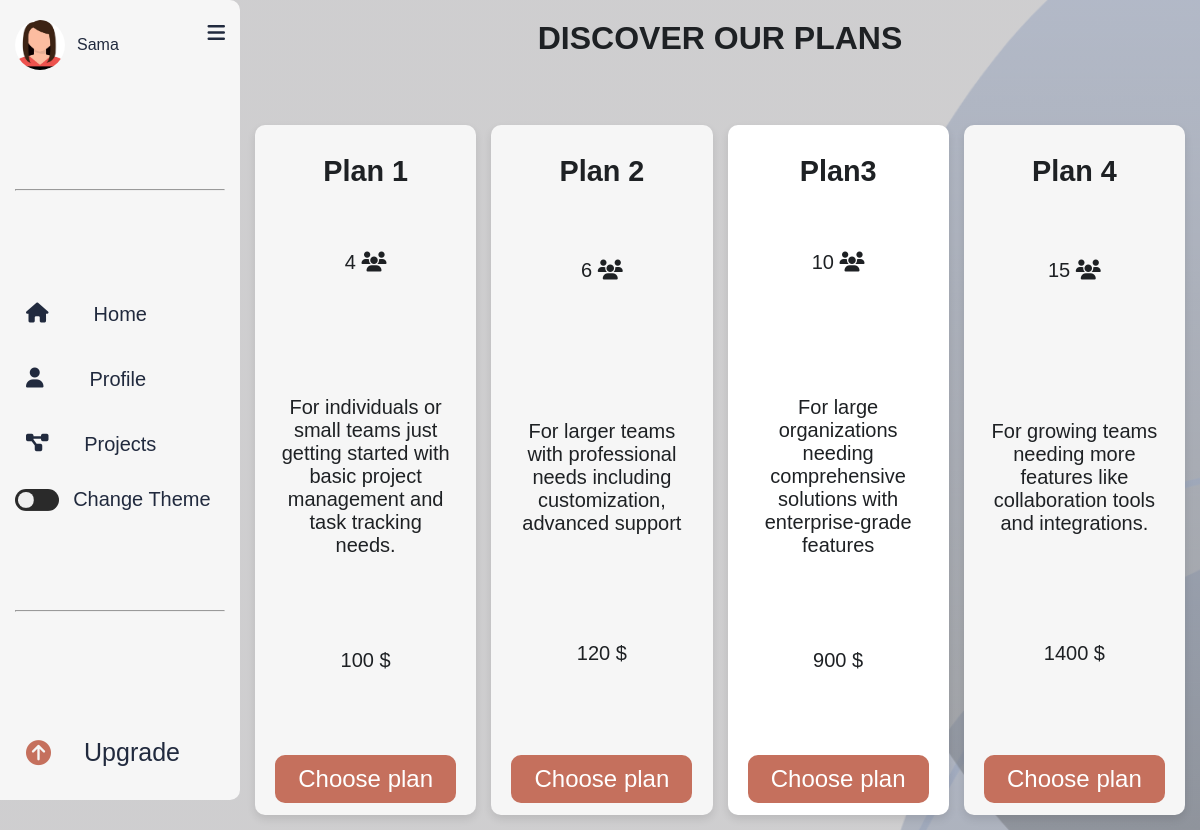
The page /plans.php (signed in) on the database its author committed.
### tables this page shows
CREATE TABLE `user` (
  `user_id` int(11) NOT NULL,
  `user_name` varchar(255) NOT NULL,
  `user_email` varchar(255) NOT NULL,
  `user_phone` varchar(255) NOT NULL,
  `user_password` varchar(255) NOT NULL,
  `avatar_id` int(11) NOT NULL,
  `role_id` int(11) NOT NULL,
  `plan_id` int(11) DEFAULT NULL,
  `gender` varchar(255) NOT NULL
);

CREATE TABLE `avatar` (
  `avatar_id` int(11) NOT NULL,
  `avatar_name` varchar(255) NOT NULL,
  `avatar_image` longtext NOT NULL
);

CREATE TABLE `plan` (
  `plan_id` int(11) NOT NULL,
  `plan_name` varchar(255) NOT NULL,
  `members` int(11) NOT NULL,
  `price` float NOT NULL,
  `description` varchar(255) NOT NULL
);

### plans.php (the view, shortened to what this page needs)
<?php
include('connect.php');
$select = "SELECT * FROM `plan`";
$run = mysqli_query($connect, $select);
?>
<!DOCTYPE html>
<html lang="en">
<head>
    <link rel="stylesheet" href="https://cdnjs.cloudflare.com/ajax/libs/font-awesome/6.5.2/css/all.min.css"
 />
    <link rel="stylesheet" href="css/theplans.css">
</head>
<body>
    <div class="plans-container">
        <?php
         if(isset($_SESSION['user_id'])){
            include('theside.php');
        }else{
            include('navBar.php');
        }?>
        <div class="restPlans" id="mainDiv">
            <div class="all-plans-up">
                <div class="title">
                    <?php if(isset($_SESSION['user_id'])){ ?>
                    <h1>DISCOVER OUR PLANS</h1>
                    <?php }else{} ?>
                </div>
                <div class="slide">
                    <?php
                    foreach ($run as $key) { ?>
                        <div class="card-common card">
                            <h4><?php echo $key['plan_name'] ?></h4>
                            <p class="member"> <?php echo $key['members'] ?> <i class="fa-solid fa-users"></i></p>
                            <p><?php echo $key['description']; ?></p>
                            <p class="price"> <?php echo $key['price'] ?> $</p>
                            <?php if(isset($_SESSION['user_id'])){ ?>
                            <a href="pay.php?plan=<?php echo $key['plan_id']; ?>">Choose plan</a>
                            <?php } else{}?>
                        </div>
                    <?php } ?>
                </div>
            </div>
        </div>
    </div>
</body>
</html>

### theside.php (shortened to what this page needs)
<?php
include('connect.php');
if(isset($_SESSION['user_id'])){
$user_id = $_SESSION['user_id'];
$select = "SELECT * FROM `user`JOIN `avatar` ON `user`.`avatar_id`=`avatar`.`avatar_id` WHERE `user_id`='$user_id'";
$run_select = mysqli_query($connect, $select);
$select_plan = "SELECT plan_id FROM user WHERE user_id = $user_id";
$result = mysqli_query($connect, $select_plan);
$fetch_plan = mysqli_fetch_assoc($result);
$plan_id = $fetch_plan['plan_id'];
?>
<!DOCTYPE html>
<html lang="en">
<head>
    <link rel="stylesheet" href="https://cdnjs.cloudflare.com/ajax/libs/font-awesome/6.6.0/css/all.min.css"
 />
    <link rel="stylesheet" href="css/theside.css">
</head>
<body>
    <div class="side-nav-all">
        <div class="my-side-nav" id="sideNav">
            <div class="top">
                <div class="side-acc">
                    <?php foreach ($run_select as $data) { ?>
                        <div class="user-img"><img src="<?php echo 'img/' . $data['avatar_image']; ?>"
                                alt="<?php echo $data['avatar_image']; ?>"></div>
                        <p> <?php echo $data['user_name']; ?> </p>
                    <?php } ?>
                </div>
                <i class="fa-bars fa-solid btn-side btn-lg" id="toggleBtn"></i>
            </div>
            <hr class="break">
            <div class="middle">
                <div class="side-icons">
                    <a href="home.php" class="items">
                        <i class="fa-home fa-solid"></i>
                        <p>Home</p>
                    </a>
                </div>
                <div class="side-icons">
                    <a href="profileU.php" class="items">
                        <i class="fa-solid fa-user"></i>
                        <p>Profile</p>
                    </a>
                </div>
                <div class="side-icons">
                    <a href="projects.php" class="items">
                        <i class="fa-diagram-project fa-solid"></i>
                        <p>Projects</p>
                    </a>
                </div>
                <div class="side-icons ">
                    <input type="checkbox" class="theme-checkbox" id="theme-toggle">
                    <p>Change Theme</p>
                </div>
            </div>
            <hr class="break">
            <div class="logout">
                <?php if (!is_null($plan_id) && $plan_id !== ''): ?>
                    <div class="logout-cont">
                        <a href="upgrade.php">
                            <i class="fa-solid fa-circle-arrow-up"></i>
                            <p>Upgrade</p>
                        </a>
                    </div>
                <?php endif; ?>
            </div>
        </div>
    </div>
</body>
</html>
<?php } ?>

### css/theplans.css (style rules this page uses)
* { margin: 0; padding: 0; box-sizing: border-box; font-family: Arial, Helvetica, sans-serif; text-decoration: none; }
.plans-container { width: 100%; display: flex; justify-content: space-between; width: 100%; }
.restPlans { width: 80%; }
.slide { justify-content: center; display: flex; flex-wrap: wrap; min-height: 90vh; margin-top: 30px; }
.all-plans-up { width: 100%; }
.slide { box-sizing: border-box; text-align: center; padding: 15px; font-size: 24px; gap: 15px; }
.slide a { background-color: #c5705d; color: white; border: none; padding: 10px; cursor: pointer; width: 90%; border-radius: 10px; margin: 1% auto; }
.card { padding: 10px; color: #1e2124; flex-grow: 1; flex-basis: 0; background-color: #f6f6f6; display: flex; flex-direction: column; justify-content: space-around; border-radius: 10px; box-shadow: 0 4px 8px rgba(0, 0, 0, 0.1); transition: transform 0.3s ease, box-shadow 0.3s ease; text-align: center; min-width: 22%; min-height: 60%; }
.slide .card:nth-child(3) { background-color: #ffffff; }
.slide p { font-size: smaller; padding-inline: 15px; padding-top: 20px; }
.slide h4 { text-transform:capitalize; margin-bottom: 10px; color: #1e2124; font-size: larger; position: relative; top: 20px; bottom: 10px; }
.title { text-align: center; min-height: 10vh; position: relative; color: #1e2124; padding-top: 20px; }
.price { position: relative; bottom: 30px; }

### rows shown on the page
user: avatar.avatar_image (picture), user_name "Sama"
plan: plan_name "Plan 1", members "4", description "For individuals or small teams just getting started with basic project management and task tracking needs.", price "100"
plan: plan_name "Plan 2", members "6", description "For larger teams with professional needs including customization, advanced support", price "120"
plan: plan_name "Plan3", members "10", description "For large organizations needing comprehensive solutions with enterprise-grade features", price "900"
plan: plan_name "Plan 4", members "15", description "For growing teams needing more features like collaboration tools and integrations.", price "1400"
